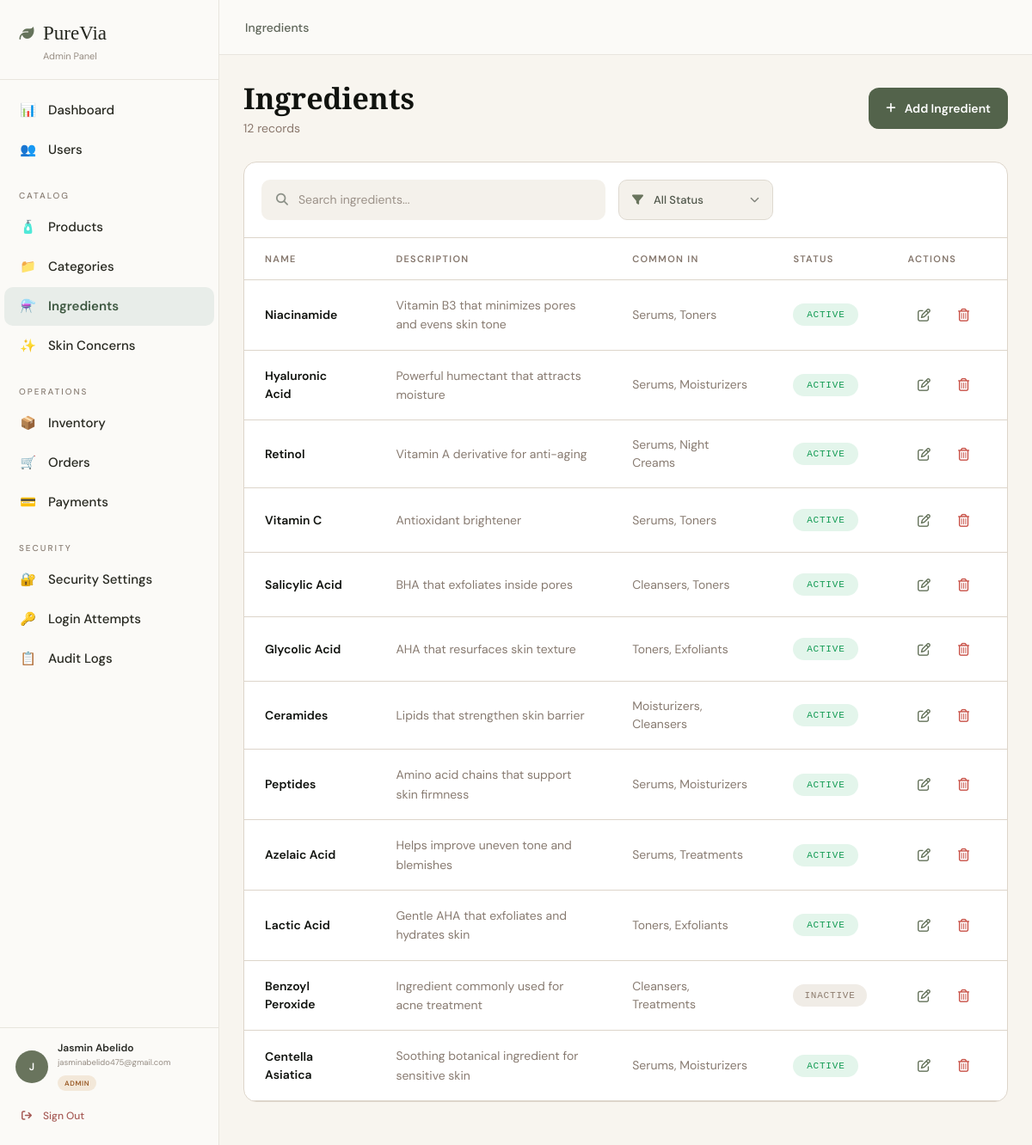
/admin/ingredients/ingredients.php (signed in), run on the app's committed database.
### tables this page shows
CREATE TABLE `users` (
  `id` int(10) UNSIGNED NOT NULL,
  `role_id` int(10) UNSIGNED NOT NULL DEFAULT 3,
  `first_name` varchar(100) NOT NULL,
  `last_name` varchar(100) NOT NULL,
  `email` varchar(255) NOT NULL,
  `phone` varchar(30) DEFAULT NULL,
  `password` varchar(255) NOT NULL,
  `status` enum('pending','active','inactive','locked') NOT NULL DEFAULT 'pending',
  `email_verified_at` datetime DEFAULT NULL,
  `failed_login_attempts` tinyint(3) UNSIGNED NOT NULL DEFAULT 0,
  `locked_until` datetime DEFAULT NULL,
  `last_login_at` datetime DEFAULT NULL,
  `created_at` timestamp NOT NULL DEFAULT current_timestamp(),
  `updated_at` timestamp NOT NULL DEFAULT current_timestamp() ON UPDATE current_timestamp()
);

CREATE TABLE `roles` (
  `id` int(10) UNSIGNED NOT NULL,
  `role_name` varchar(50) NOT NULL
);

### admin/ingredients/ingredients.php (the view, shortened to what the rows shown need)
<!DOCTYPE html>
<html lang="en">
<head>
    <link
        rel="stylesheet"
        href="https://cdnjs.cloudflare.com/ajax/libs/font-awesome/6.5.2/css/all.min.css"
    >
    <link
        rel="stylesheet"
        href="../../assets/css/sidemenu.css"
    >
    <link rel="stylesheet" href="../../assets/css/ingredient.css">
</head>
<body>
    <?php include("../../includes/sidemenu.php"); ?>
    <div class="admin-layout">
        <main class="ingredients-main">
            <section class="ingredients-page-header">
                <div class="ingredients-heading">
                    <h1>
                        Ingredients
                    </h1>
                </div>
            </section>
            <section class="ingredients-card">
                <div class="ingredients-table-wrapper">
                    <table class="ingredients-table">
                        <thead>
                            <tr>
                                <th>NAME</th>
                                <th>DESCRIPTION</th>
                                <th>COMMON IN</th>
                                <th>STATUS</th>
                                <th>ACTIONS</th>
                            </tr>
                        </thead>
                        <tbody>
                            <?php foreach ($ingredients as $ingredient): ?>
                                <?php
                                    $status =
                                        strtolower(
                                            $ingredient['status']
                                        );
                                    $searchData =
                                        strtolower(
                                            $ingredient['name']
                                            . ' '
                                            . $ingredient['description']
                                            . ' '
                                            . $ingredient['common_in']
                                        );
                                ?>
                                <tr
                                    class="ingredient-row"
                                    data-status="<?= htmlspecialchars(
                                        $status
                                    ) ?>"
                                    data-search="<?= htmlspecialchars(
                                        $searchData
                                    ) ?>"
                                >
                                    <td>
                                        <span class="ingredient-name">
                                            <?= htmlspecialchars(
                                                $ingredient['name']
                                            ) ?>
                                        </span>
                                    </td>
                                    <td>
                                        <span class="ingredient-description">
                                            <?= htmlspecialchars(
                                                $ingredient['description']
                                            ) ?>
                                        </span>
                                    </td>
                                    <td>
                                        <span class="ingredient-common">
                                            <?= htmlspecialchars(
                                                $ingredient['common_in']
                                            ) ?>
                                        </span>
                                    </td>
                                    <td>
                                        <span
                                            class="
                                                ingredient-status
                                                status-<?= htmlspecialchars(
                                                    $status
                                                ) ?>
                                            "
                                        >
                                            <?= strtoupper(
                                                htmlspecialchars(
                                                    $ingredient['status']
                                                )
                                            ) ?>
                                        </span>
                                    </td>
                                    <td>
                                        <div class="ingredient-actions">
                                            <a
                                                href="./edit_ingredient.php?id=<?= urlencode(
                                                    $ingredient['id']
                                                ) ?>"
                                                class="ingredient-action-button edit-ingredient-button"
                                                title="Edit ingredient"
                                                aria-label="Edit <?= htmlspecialchars(
                                                    $ingredient['name']
                                                ) ?>"
                                            >
                                                <i class="fa-regular fa-pen-to-square"></i>
                                            </a>
                                            <button
                                                type="button"
                                                class="ingredient-action-button delete-ingredient-button"
                                                title="Delete ingredient"
                                                aria-label="Delete <?= htmlspecialchars(
                                                    $ingredient['name']
                                                ) ?>"
                                                data-ingredient-id="<?= htmlspecialchars(
                                                    $ingredient['id']
                                                ) ?>"
                                                data-ingredient-name="<?= htmlspecialchars(
                                                    $ingredient['name']
                                                ) ?>"
                                            >
                                                <i class="fa-regular fa-trash-can"></i>
                                            </button>
                                        </div>
                                    </td>
                                </tr>
                            <?php endforeach; ?>
                        </tbody>
                    </table>
                </div>
            </section>
        </main>
    </div>
</body>
</html>

### includes/sidemenu.php (shortened to what the rows shown need)
<?php
require_once __DIR__ . '/../config/db.php';
$userId = (int) $_SESSION['user_id'];
$sql = "
    SELECT
        u.id,
        u.role_id,
        u.first_name,
        u.last_name,
        u.email,
        u.status,
        r.role_name
    FROM users AS u
    INNER JOIN roles AS r
        ON r.id = u.role_id
    WHERE u.id = ?
    LIMIT 1
";
$stmt = $conn->prepare($sql);
$stmt->bind_param(
    'i',
    $userId
);
$stmt->execute();
$result = $stmt->get_result();
$currentUser = $result->fetch_assoc();
$currentRole = strtolower(
    trim($currentUser['role_name'])
);
$isAdmin = ($currentRole === 'admin');
$sidebarFirstName =
    trim($currentUser['first_name'] ?? '');
$sidebarLastName =
    trim($currentUser['last_name'] ?? '');
$sidebarEmail =
    trim($currentUser['email'] ?? '');
$sidebarFullName = trim(
    $sidebarFirstName . ' ' . $sidebarLastName
);
$sidebarInitial = strtoupper(
    substr(
        $sidebarFirstName !== ''
            ? $sidebarFirstName
            : $sidebarFullName,
        0,
        1
    )
);
if ($isAdmin) {
    $panelName = 'Admin Panel';
    $dashboardUrl =
        BASE_URL . '/admin/dashboard.php';
} else {
    $panelName = 'Staff Panel';
    $dashboardUrl =
        BASE_URL . '/staff/dashboard.php';
}
?>
<aside
    class="admin-sidebar"
    id="adminSidebar"
>
    <div class="sidebar-brand">
        <a
            href="<?= htmlspecialchars($dashboardUrl) ?>"
            class="sidebar-logo"
        >
            <span class="sidebar-logo-icon">
            </span>
            <span>PureVia</span>
        </a>
        <p class="sidebar-subtitle">
            <?= htmlspecialchars($panelName) ?>
        </p>
    </div>
    <div class="sidebar-account">
        <div class="sidebar-profile">
            <div class="sidebar-avatar">
                <?= htmlspecialchars($sidebarInitial) ?>
            </div>
            <div class="sidebar-user-information">
                <p class="sidebar-user-name">
                    <?= htmlspecialchars($sidebarFullName) ?>
                </p>
                <p class="sidebar-user-email">
                    <?= htmlspecialchars($sidebarEmail) ?>
                </p>
                <span
                    class="sidebar-role-badge
                    <?= $isAdmin
                        ? 'sidebar-role-admin'
                        : 'sidebar-role-staff' ?>"
                >
                    <?= htmlspecialchars(
                        ucfirst($currentRole)
                    ) ?>
                </span>
            </div>
        </div>
    </div>
</aside>

### data on the page
users: role.role_name "Admin Panel", first_name "J", sidebarFullName "Jasmin Abelido", email "jasminabelido475@gmail.com", role.role_name "ADMIN", name "Niacinamide", description "Vitamin B3 that minimizes pores and evens skin tone", common_in "Serums, Toners", status "ACTIVE"

### other printed values
$totalIngredients "12"
$ingredient['name'] "Hyaluronic Acid"
$ingredient['description'] "Powerful humectant that attracts moisture"
$ingredient['common_in'] "Serums, Moisturizers"
$ingredient['status'] "ACTIVE"
$ingredient['name'] "Retinol"
$ingredient['description'] "Vitamin A derivative for anti-aging"
$ingredient['common_in'] "Serums, Night Creams"
$ingredient['name'] "Vitamin C"
$ingredient['description'] "Antioxidant brightener"
$ingredient['common_in'] "Serums, Toners"
$ingredient['name'] "Salicylic Acid"
$ingredient['description'] "BHA that exfoliates inside pores"
$ingredient['common_in'] "Cleansers, Toners"
$ingredient['name'] "Glycolic Acid"
